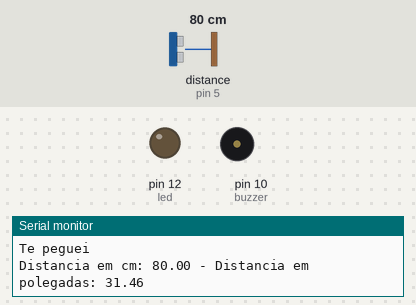
Simulated run of this sketch. Board: Arduino Uno, built with avr-gcc and run on an emulated ATmega328P. Shown: output pins drawn as LEDs (lit = HIGH), buzzer (waves = sounding), the last lines printed to the serial monitor. The test bench sets the inputs (shaded band); at power-on: distance to the obstacle (sensor on pin 5) 80 cm. The echo pulse lasts 58.3 µs per cm.

Above: at 5.8 s.
5.9 s: distance to the obstacle (sensor on pin 5) set to 120 cm
At 6.9 s:
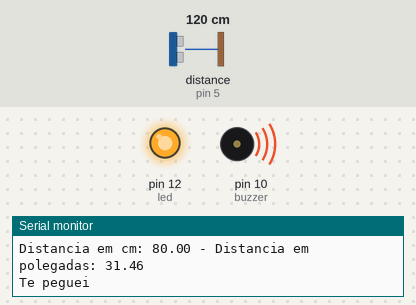
11.9 s: distance to the obstacle (sensor on pin 5) set to 105 cm
17.9 s: distance to the obstacle (sensor on pin 5) set to 94 cm
At 23.8 s:
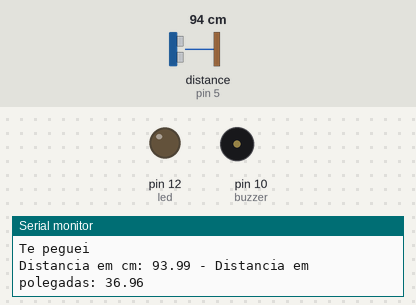
28.7 s: distance to the obstacle (sensor on pin 5) set to 250 cm
At 30.1 s:
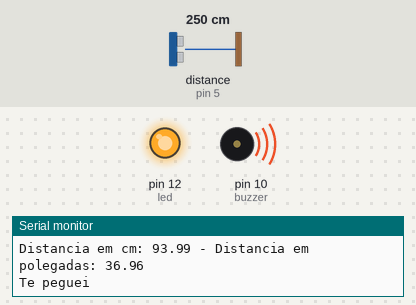
34.7 s: distance to the obstacle (sensor on pin 5) set to 2 cm
At 40.9 s:
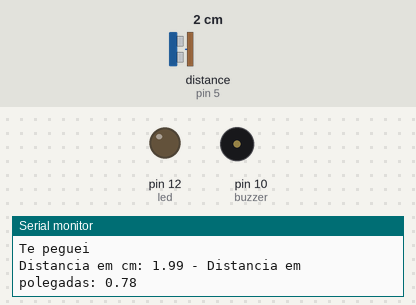
Timing chart, 0 to 46.5 s (numbered marks = the images above; inputs shaded):
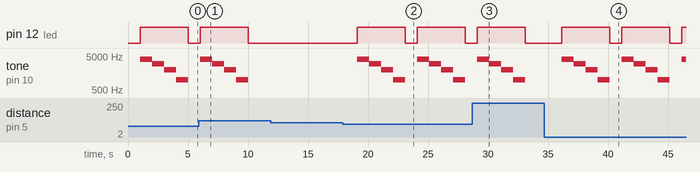

The sketch:

Buzzer__Ultrassonico.ino
```cpp
#include <Ultrasonic.h>

//Define os pinos para o trigger e echo
#define pino_trigger 4
#define pino_echo 5
#define buzzer 10
#define led 12

//Inicializa o sensor nos pinos definidos acima
Ultrasonic ultrasonic(pino_trigger, pino_echo);

void setup()
{
  Serial.begin(9600);
  Serial.println("Lendo dados do sensor...");
  pinMode (buzzer, OUTPUT);
  pinMode (led, OUTPUT);
}

void loop()
{
  //Le as informacoes do sensor, em cm e pol
  float cmMsec, inMsec;
  long microsec = ultrasonic.timing();
  cmMsec = ultrasonic.convert(microsec, Ultrasonic::CM);
  inMsec = ultrasonic.convert(microsec, Ultrasonic::IN);
  //Exibe informacoes no serial monitor
  Serial.print("Distancia em cm: ");
  Serial.print(cmMsec);
  Serial.print(" - Distancia em polegadas: ");
  Serial.println(inMsec);
  delay(1000);

  if ( cmMsec < 100 ) {
   Serial.println ("Te peguei");
   digitalWrite(led, HIGH);
   tone (buzzer, 4000);
   delay(1000);
   tone (buzzer, 3000);
   delay(1000);
   tone (buzzer, 2000);
   delay(1000);
   tone (buzzer, 1000);
   delay(1000);

   noTone (buzzer);
   digitalWrite(led, LOW);

    }
}
```

Measured:
- the behaviour switches between 100 and 99 cm on distance to the obstacle (sensor on pin 5) (found by bisection; images 1 and 2)
- after the input at 5.9 s, pin 12 (led): goes on until 10.0 s, then stays LOW; tone on pin 10 (buzzer): goes on until 10.0 s, then stays silent
- after the input at 17.9 s, pin 12 (led): alternates HIGH for 4.0 s and LOW for 1.0 s, starting after 1.2 s; tone on pin 10 (buzzer): plays 4000 Hz for 1.0 s, 3000 Hz for 1.0 s, 2000 Hz for 1.0 s, 1000 Hz for 1.0 s, 4000 Hz for 1.0 s, 3000 Hz for 1.0 s … (8 notes in this stretch), starting after 1.2 s
- after the input at 28.7 s, pin 12 (led): goes on until 33.1 s, then stays LOW; tone on pin 10 (buzzer): goes on until 33.1 s, then stays silent
- after the input at 34.7 s, pin 12 (led): alternates HIGH for 4.0 s and LOW for 1.0 s, starting after 1.4 s; tone on pin 10 (buzzer): plays 4000 Hz for 1.0 s, 3000 Hz for 1.0 s, 2000 Hz for 1.0 s, 1000 Hz for 1.0 s, 4000 Hz for 1.0 s, 3000 Hz for 1.0 s … (9 notes in this stretch), starting after 1.4 s
- by itself, tone on pin 10 (buzzer): plays 4000 Hz for 1.0 s, 3000 Hz for 1.0 s, 2000 Hz for 1.0 s, 1000 Hz for 1.0 s
